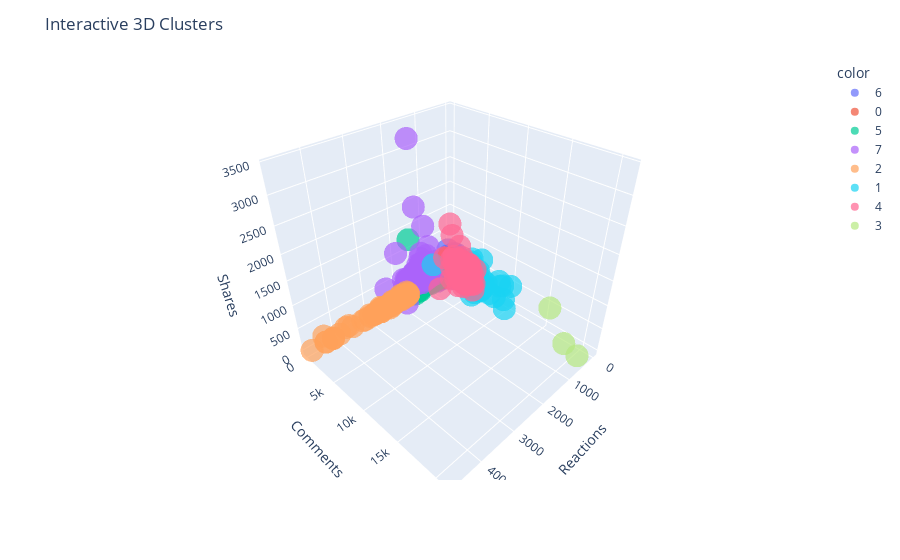

Notebook code cell kept with this figure:
### Code cell
import plotly.express as px

# Create interactive 3D scatter plot
fig = px.scatter_3d(
    df, 
    x='num_reactions', 
    y='num_comments', 
    z='num_shares',
    color=kmeans.labels_.astype(str),   # cluster labels as colors
    opacity=0.7
)

# Set labels
fig.update_layout(
    scene=dict(
        xaxis_title='Reactions',
        yaxis_title='Comments',
        zaxis_title='Shares'
    ),
    title="Interactive 3D Clusters"
)

fig.show()

### Figure 1 — Plotly figure (JSON) as saved in the notebook; plotly's stock layout.template omitted (floating-point values rounded to 4 significant figures; data arrays with more than 128 entries replaced by an {"elided": "..."} marker saying what was removed)
{"data": [{"hovertemplate": "color=6<br>num_reactions=%{x}<br>num_comments=%{y}<br>num_shares=%{z}<extra></extra>", "legendgroup": "6", "marker": {"color": "#636efa", "opacity": 0.7, "symbol": "circle"}, "mode": "markers", "name": "6", "scene": "scene", "showlegend": true, "type": "scatter3d", "x": {"elided": "424 int values"}, "y": {"elided": "424 int values"}, "z": {"elided": "424 int values"}}, {"hovertemplate": "color=0<br>num_reactions=%{x}<br>num_comments=%{y}<br>num_shares=%{z}<extra></extra>", "legendgroup": "0", "marker": {"color": "#EF553B", "opacity": 0.7, "symbol": "circle"}, "mode": "markers", "name": "0", "scene": "scene", "showlegend": true, "type": "scatter3d", "x": {"elided": "5830 int values"}, "y": {"elided": "5830 int values"}, "z": {"elided": "5830 int values"}}, {"hovertemplate": "color=5<br>num_reactions=%{x}<br>num_comments=%{y}<br>num_shares=%{z}<extra></extra>", "legendgroup": "5", "marker": {"color": "#00cc96", "opacity": 0.7, "symbol": "circle"}, "mode": "markers", "name": "5", "scene": "scene", "showlegend": true, "type": "scatter3d", "x": {"elided": "359 int values"}, "y": {"elided": "359 int values"}, "z": {"elided": "359 int values"}}, {"hovertemplate": "color=7<br>num_reactions=%{x}<br>num_comments=%{y}<br>num_shares=%{z}<extra></extra>", "legendgroup": "7", "marker": {"color": "#ab63fa", "opacity": 0.7, "symbol": "circle"}, "mode": "markers", "name": "7", "scene": "scene", "showlegend": true, "type": "scatter3d", "x": [1493, 993, 1179, 1143, 1120, 1172, 1360, 1490, 1405, 958, 1174, 1119, 1245, 1280, 1237, 1406, 1215, 1380, 1319, 1695, 1159, 1355, 1312, 1585, 1126, 1197, 1368, 1741, 1490, 1172, 1334, 1503, 1280, 1678, 1290, 1309, 1220, 1212, 1307, 1309, 1554, 1758, 1372, 1753, 1386, 1611, 1970, 1303, 1355, 1134, 1615, 1041, 1228, 1841, 2173, 1517, 2237, 1166, 1412, 1513, 1886, 1411, 1050, 1891, 2046, 1386, 1732, 1303, 1712, 1809, 1798, 2399, 1391, 1874, 1397, 1927, 2033, 1712, 1909, 1168, 1988, 2639, 1905], "y": [1979, 1131, 902, 1242, 909, 1561, 1358, 2117, 1156, 1249, 1473, 1585, 1325, 923, 1230, 1609, 1131, 1330, 1293, 2279, 1153, 1484, 1765, 1913, 1220, 1727, 1794, 2257, 1671, 1469, 1846, 1920, 1568, 1499, 1530, 1267, 1478, 2092, 1250, 1489, 2185, 1890, 1778, 1936, 1440, 2314, 2903, 2153, 1360, 1076, 1497, 1151, 887, 1389, 2925, 1132, 2571, 878, 1247, 1309, 2059, 1276, 1403, 1624, 1626, 851, 1950, 996, 1726, 1384, 1650, 2458, 1282, 2478, 771, 1586, 1961, 1438, 1566, 1245, 1827, 1625, 1186], "z": [753, 351, 532, 588, 601, 1100, 597, 503, 607, 335, 404, 544, 352, 529, 341, 726, 364, 506, 377, 677, 415, 517, 570, 628, 375, 416, 718, 2139, 568, 429, 770, 866, 476, 685, 627, 413, 905, 750, 747, 684, 1122, 718, 1618, 525, 410, 1041, 3424, 796, 536, 295, 550, 340, 408, 526, 818, 318, 815, 254, 739, 396, 544, 454, 508, 528, 489, 510, 747, 254, 560, 549, 635, 1430, 594, 586, 695, 603, 699, 489, 607, 358, 628, 675, 2]}, {"hovertemplate": "color=2<br>num_reactions=%{x}<br>num_comments=%{y}<br>num_shares=%{z}<extra></extra>", "legendgroup": "2", "marker": {"color": "#FFA15A", "opacity": 0.7, "symbol": "circle"}, "mode": "markers", "name": "2", "scene": "scene", "showlegend": true, "type": "scatter3d", "x": {"elided": "206 int values"}, "y": {"elided": "206 int values"}, "z": {"elided": "206 int values"}}, {"hovertemplate": "color=1<br>num_reactions=%{x}<br>num_comments=%{y}<br>num_shares=%{z}<extra></extra>", "legendgroup": "1", "marker": {"color": "#19d3f3", "opacity": 0.7, "symbol": "circle"}, "mode": "markers", "name": "1", "scene": "scene", "showlegend": true, "type": "scatter3d", "x": [446, 624, 616, 532, 583, 750, 1238, 1140, 1156, 910, 1059, 1004, 892, 914, 829, 1078, 840, 1959, 370, 576, 355, 272, 416, 634, 368, 382, 422, 510, 730, 553, 481, 558, 570, 400, 607, 391, 249], "y": [6148, 12003, 7130, 7783, 6151, 5839, 7895, 6523, 7208, 5963, 6535, 7061, 6622, 7013, 6940, 9452, 7145, 6174, 6316, 10186, 7543, 10194, 7208, 10960, 6942, 5779, 9831, 7751, 7943, 10926, 8601, 7572, 7524, 9039, 5757, 6407, 5995], "z": [120, 856, 734, 498, 118, 477, 1101, 879, 997, 874, 915, 1003, 1026, 1011, 1055, 1379, 1136, 1330, 633, 793, 428, 25, 509, 783, 366, 324, 592, 419, 619, 429, 337, 357, 338, 263, 289, 174, 189]}, {"hovertemplate": "color=4<br>num_reactions=%{x}<br>num_comments=%{y}<br>num_shares=%{z}<extra></extra>", "legendgroup": "4", "marker": {"color": "#FF6692", "opacity": 0.7, "symbol": "circle"}, "mode": "markers", "name": "4", "scene": "scene", "showlegend": true, "type": "scatter3d", "x": [358, 543, 387, 379, 468, 632, 636, 439, 545, 352, 480, 498, 425, 483, 456, 984, 763, 856, 835, 820, 846, 808, 1048, 703, 840, 233, 287, 431, 337, 256, 389, 520, 319, 196, 379, 382, 1302, 261, 236, 292, 416, 216, 267, 408, 249, 218, 236, 239, 236, 237, 235, 364, 265, 288, 467, 371, 320, 160, 247, 228, 139, 517, 302, 349, 179, 286, 446, 307, 314, 163, 215, 293, 306, 246, 288, 303, 425, 423, 459, 350, 344, 278, 446, 226, 415, 349, 405, 224, 426, 247, 407, 256, 251, 264, 205, 216, 120, 159, 180, 229, 178, 175, 266, 181, 211, 300, 253, 324], "y": [5498, 4661, 3221, 2626, 4143, 3416, 3014, 5006, 4741, 4162, 3175, 3882, 4761, 4031, 3420, 5166, 4083, 5204, 3919, 4829, 3692, 5516, 3740, 4007, 4018, 3360, 3800, 3450, 2638, 2979, 2798, 2546, 3053, 2904, 5491, 3035, 4066, 3456, 2842, 3779, 5352, 4068, 2606, 3994, 2609, 3000, 5237, 2574, 2719, 3958, 2685, 4845, 2744, 2555, 2948, 3789, 3584, 4097, 4255, 4267, 2609, 5514, 2497, 4300, 3343, 3022, 5386, 4272, 4340, 3392, 3202, 2762, 4444, 4240, 3287, 3593, 3892, 5411, 4391, 3917, 3449, 2863, 4963, 4336, 4963, 5254, 4462, 2792, 4637, 3529, 4225, 4214, 4642, 4615, 2635, 3625, 2773, 3146, 3367, 3966, 3683, 3863, 5000, 2641, 4487, 5404, 4432, 4472], "z": [94, 178, 242, 151, 719, 836, 268, 698, 482, 293, 458, 287, 297, 328, 60, 690, 784, 793, 684, 739, 1636, 760, 974, 844, 1412, 335, 406, 533, 270, 434, 564, 659, 403, 618, 466, 528, 372, 565, 431, 256, 580, 512, 269, 560, 572, 353, 526, 419, 472, 336, 440, 603, 897, 484, 496, 462, 554, 382, 572, 572, 154, 388, 425, 264, 147, 212, 421, 321, 261, 114, 199, 229, 329, 310, 228, 264, 430, 334, 201, 178, 186, 210, 275, 183, 220, 262, 256, 113, 187, 163, 179, 163, 184, 199, 146, 140, 89, 123, 132, 157, 120, 167, 153, 131, 135, 219, 167, 232]}, {"hovertemplate": "color=3<br>num_reactions=%{x}<br>num_comments=%{y}<br>num_shares=%{z}<extra></extra>", "legendgroup": "3", "marker": {"color": "#B6E880", "opacity": 0.7, "symbol": "circle"}, "mode": "markers", "name": "3", "scene": "scene", "showlegend": true, "type": "scatter3d", "x": [452, 564, 708], "y": [19013, 20990, 17404], "z": [161, 154, 913]}], "layout": {"legend": {"title": {"text": "color"}, "tracegroupgap": 0}, "margin": {"t": 60}, "scene": {"domain": {"x": [0, 1], "y": [0, 1]}, "xaxis": {"title": {"text": "Reactions"}}, "yaxis": {"title": {"text": "Comments"}}, "zaxis": {"title": {"text": "Shares"}}}, "title": {"text": "Interactive 3D Clusters"}}}
